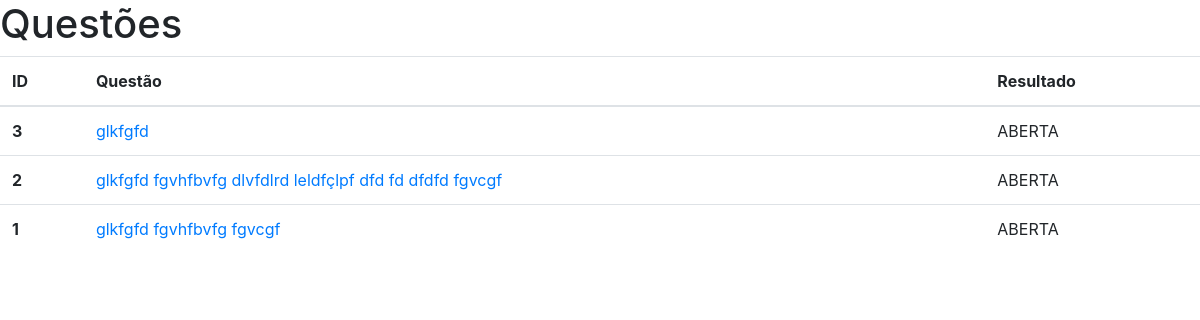
The app's page /, older data.
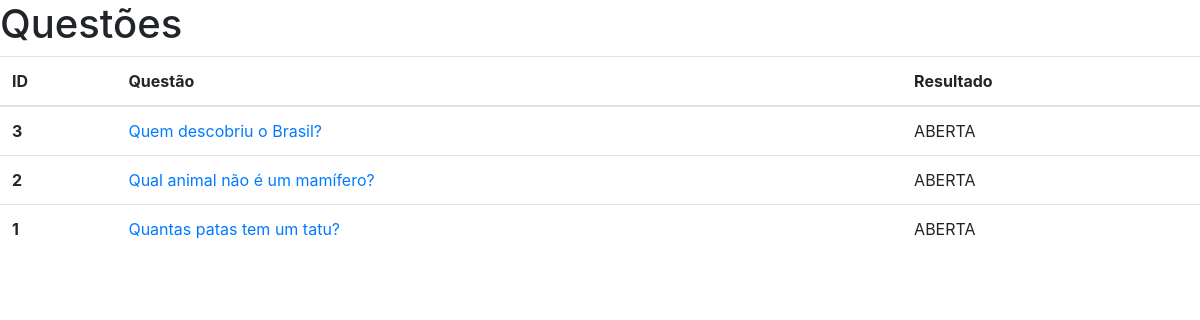
The same page, newer data.
### pools/models.py (models this page shows, shortened)
class Question(models.Model):
    question_text = models.CharField(max_length=255)
    closed = models.BooleanField(default=False)
    pub_date = models.DateTimeField(default=timezone.now)
    class Meta:
        verbose_name = 'Questão'
        verbose_name_plural = 'Questões'

### pools/views.py (the view)
# urls.py: path('', view_index),
def view_index(request):
    questions = Question.objects.order_by('-pub_date')
    return render(request, 'index.html', {'questions' : questions})

### pools/templates/index.html
{% extends 'base.html' %}
{% block 'content' %}
    <header class="page-header">
        <h1>Questões</h1>
    </header>
    <div class="row">
        <div class="col-md">
            <table class="table">
                <thead>
                    <th scope="col">ID</th>
                    <th scope="col">Questão</th>
                    <th scope="col">Resultado</th>
                </thead>
                <tbody>
                    {% for question in questions %}
                        <tr>
                            <th scope="row">{{ question.id }}</th>
                            <td><a href="question/{{question.id}}">{{ question.question_text }}</a></td>
                            <td>
                                {%if question.closed%}
                                    <a href="question/{{question.id}}/result">
                                        Ver
                                    </a>
                                {% else %}
                                    <span>ABERTA</span>
                                {% endif %}
                            </td>
                        </tr>
                    {% endfor %}
                </tbody>
            </table>
        </div>
    </div>
{% endblock %}

### pools/templates/base.html (shortened to what this page needs)
<!DOCTYPE html>
<html>
    <head>
        <link rel="stylesheet" href="https://maxcdn.bootstrapcdn.com/bootstrap/4.0.0/css/bootstrap.min.css">
    </head>
    <body>
        <div>
            {% block 'content' %}
            {% endblock %}
        </div>
    </body>
</html>

Row changes from the older to the newer data that the page shows:
changed Question id 3: question_text "glkfgfd" → "Quem descobriu o Brasil?"
changed Question id 2: question_text "glkfgfd fgvhfbvfg dlvfdlrd leldfçlpf dfd fd dfdfd fgvcgf" → "Qual animal não é um mamífero?"
changed Question id 1: question_text "glkfgfd fgvhfbvfg fgvcgf" → "Quantas patas tem um tatu?"
